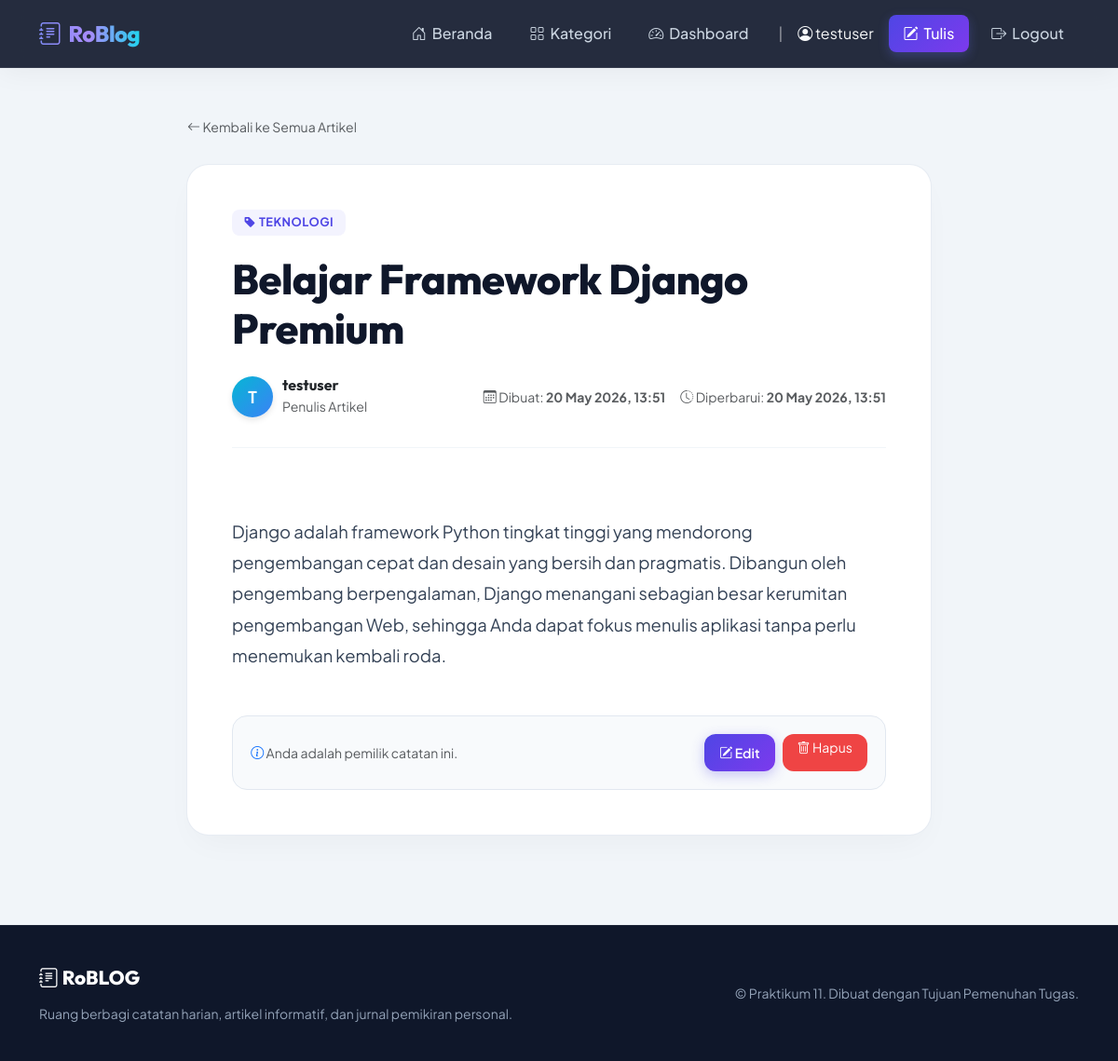
The page /post/1/ (signed in) on the database its author committed.
### blog/models.py (models this page shows, shortened)
class Post(models.Model):
    title = models.CharField(max_length=200)
    content = models.TextField()
    author = models.ForeignKey(User, on_delete=models.CASCADE)
    category = models.ForeignKey(Category, on_delete=models.SET_NULL, null=True, blank=True, related_name='posts')
    created_at = models.DateTimeField(auto_now_add=True)
    updated_at = models.DateTimeField(auto_now=True)
    class Meta:
        ordering = ['-created_at']

class Category(models.Model):
    name = models.CharField(max_length=100, unique=True)
    slug = models.SlugField(max_length=100, unique=True, blank=True)
    description = models.TextField(blank=True, null=True)
    class Meta:
        verbose_name_plural = "Categories"

### blog/views.py (the view)
# urls.py: path('post/<int:pk>/', views.post_detail, name='post-detail'),
def post_detail(request, pk):
    post = get_object_or_404(Post, pk=pk)
    related_posts = []
    if post.category:
        related_posts = Post.objects.filter(category=post.category).exclude(pk=post.pk)[:3]
    return render(request, 'blog/post_detail.html', {
        'post': post,
        'related_posts': related_posts
    })

### blog/templates/blog/post_detail.html (shortened to what this page needs)
{% extends 'blog/base.html' %}
{% block content %}
<div class="post-container">
    <a href="{% url 'post-list' %}" class="btn btn-sm btn-link text-decoration-none text-muted mb-4 px-0">
        <i class="bi bi-arrow-left"></i> Kembali ke Semua Artikel
    </a>
    <article class="detail-card">
        {% if post.category %}
            <span class="detail-category"><i class="bi bi-tag-fill"></i> {{ post.category.name }}</span>
        {% else %}
            <span class="detail-category" style="background: rgba(100,116,139,0.08); color: #64748b;"><i class="bi bi-tag-fill"></i> Umum</span>
        {% endif %}
        <h1 class="detail-title">{{ post.title }}</h1>
        <div class="meta-bar">
            <div class="author-badge">
                <div class="avatar-large">
                    {{ post.author.username|slice:":1" }}
                </div>
                <div>
                    <h6 class="m-0 fw-bold text-dark">{{ post.author.username }}</h6>
                    <span class="text-muted small">Penulis Artikel</span>
                </div>
            </div>
            <div class="ms-md-auto text-muted small d-flex flex-wrap gap-3">
                <span>
                    <i class="bi bi-calendar3 text-indigo"></i> Dibuat: <strong>{{ post.created_at|date:"d M Y, H:i" }}</strong>
                </span>
                {% if post.updated_at != post.created_at %}
                <span>
                    <i class="bi bi-clock-history text-indigo"></i> Diperbarui: <strong>{{ post.updated_at|date:"d M Y, H:i" }}</strong>
                </span>
                {% endif %}
            </div>
        </div>
        <div class="content-body">
            {{ post.content }}
        </div>
        {% if user.is_authenticated and post.author == user %}
            <div class="action-panel">
                <div class="text-muted small">
                    <i class="bi bi-info-circle text-primary"></i> Anda adalah pemilik catatan ini.
                </div>
                <div class="d-flex gap-2">
                    <a href="{% url 'post-update' post.pk %}" class="btn btn-sm btn-premium px-3">
                        <i class="bi bi-pencil-square"></i> Edit
                    </a>
                    <a href="{% url 'post-delete' post.pk %}" class="btn btn-sm btn-danger px-3" style="background-color: #ef4444; border: none; border-radius:12px; color:white;">
                        <i class="bi bi-trash"></i> Hapus
                    </a>
                </div>
            </div>
        {% endif %}
    </article>
</div>
{% endblock %}

### blog/templates/blog/base.html (shortened to what this page needs)
<!DOCTYPE html>
<html lang="id">
<head>
    <link href="https://cdn.jsdelivr.net/npm/bootstrap@5.3.0/dist/css/bootstrap.min.css" rel="stylesheet">
    <link rel="stylesheet" href="https://cdn.jsdelivr.net/npm/bootstrap-icons@1.11.1/font/bootstrap-icons.css">
</head>
<body>
    <nav class="navbar navbar-expand-lg navbar-dark">
        <div class="container">
            <a class="navbar-brand" href="{% url 'post-list' %}">
                <i class="bi bi-journal-text text-indigo"></i>
                <span>RoBlog</span>
            </a>
            <div class="collapse navbar-collapse" id="mainNavbar">
                <ul class="navbar-nav ms-auto align-items-center gap-2 mt-3 mt-lg-0">
                    <li class="nav-item">
                        <a class="nav-link" href="{% url 'post-list' %}">
                            <i class="bi bi-house-door"></i> Beranda
                        </a>
                    </li>
                    <li class="nav-item">
                        <a class="nav-link" href="{% url 'category-list' %}">
                            <i class="bi bi-grid"></i> Kategori
                        </a>
                    </li>
                    {% if user.is_authenticated %}
                    <li class="nav-item">
                        <a class="nav-link" href="{% url 'dashboard' %}">
                            <i class="bi bi-speedometer2"></i> Dashboard
                        </a>
                    </li>
                    <span class="navbar-text text-light-50 px-2 d-none d-lg-inline">|</span>
                    <li class="nav-item">
                        <span class="navbar-text text-light me-2">
                            <i class="bi bi-person-circle"></i> {{ user.username }}
                        </span>
                    </li>
                    <li class="nav-item">
                        <a class="nav-link btn-write px-3 text-white" href="{% url 'post-create' %}">
                            <i class="bi bi-pencil-square"></i> Tulis
                        </a>
                    </li>
                    <li class="nav-item">
                        <a class="nav-link text-danger-hover" href="{% url 'logout' %}">
                            <i class="bi bi-box-arrow-right"></i> Logout
                        </a>
                    </li>
                    {% endif %}
                </ul>
            </div>
        </div>
    </nav>
    <div class="container my-5">
        {% block content %}{% endblock %}
    </div>
    <footer>
        <div class="container">
            <div class="row align-items-center">
                <div class="col-md-6 text-center text-md-start mb-3 mb-md-0">
                    <span class="footer-brand">
                        <i class="bi bi-journal-text text-indigo"></i> RoBLOG
                    </span>
                    <p class="mb-0 small text">Ruang berbagi catatan harian, artikel informatif, dan jurnal
                        pemikiran personal.</p>
                </div>
                <div class="col-md-6 text-center text-md-end">
                    <p class="mb-0 small">&copy; Praktikum 11. Dibuat dengan Tujuan Pemenuhan Tugas.</p>
                </div>
            </div>
        </div>
    </footer>
</body>
</html>

### blog/templates/blog/base.html (style rules this page uses)
:root { --primary-grad: linear-gradient(135deg, #4f46e5 0%, #7c3aed 100%); --accent-grad: linear-gradient(135deg, #06b6d4 0%, #3b82f6 100%); --navy-dark: #0f172a; --navy-slate: #1e293b; --navy-light: #f8fafc; --text-main: #334155; --text-muted: #64748b; }
body { font-family: 'Plus Jakarta Sans', sans-serif; background-color: #f1f5f9; color: var(--text-main); min-height: 100vh; display: flex; flex-direction: column; overflow-x: hidden; }
h1, h2, h3, h4, h5, h6 { font-family: 'Outfit', sans-serif; font-weight: 700; color: var(--navy-dark); }
.navbar { background: rgba(15, 23, 42, 0.9) !important; backdrop-filter: blur(12px); -webkit-backdrop-filter: blur(12px); border-bottom: 1px solid rgba(255, 255, 255, 0.08); padding: 0.8rem 0; box-shadow: 0 4px 30px rgba(0, 0, 0, 0.05); position: sticky; top: 0; z-index: 1030; transition: all 0.3s ease; }
.navbar-brand { font-family: 'Outfit', sans-serif; font-size: 1.5rem; font-weight: 800; background: linear-gradient(to right, #818cf8, #a78bfa, #22d3ee); -webkit-background-clip: text; -webkit-text-fill-color: transparent; letter-spacing: -0.5px; display: flex; align-items: center; gap: 8px; }
.nav-link { font-weight: 500; color: #cbd5e1 !important; padding: 0.5rem 1rem !important; border-radius: 8px; transition: all 0.2s ease; display: flex; align-items: center; gap: 6px; }
.nav-link.btn-write { background: var(--primary-grad); color: #ffffff !important; box-shadow: 0 4px 12px rgba(99, 102, 241, 0.3); }
.btn-premium { background: var(--primary-grad); border: none; color: white; font-weight: 600; border-radius: 12px; padding: 0.6rem 1.5rem; box-shadow: 0 4px 14px rgba(79, 70, 229, 0.3); transition: all 0.3s cubic-bezier(0.4, 0, 0.2, 1); }
footer { background: var(--navy-dark); color: #94a3b8; padding: 2.5rem 0; margin-top: auto; border-top: 1px solid rgba(255, 255, 255, 0.05); }
.footer-brand { font-family: 'Outfit', sans-serif; font-size: 1.3rem; font-weight: 800; color: #ffffff; margin-bottom: 0.8rem; display: inline-block; }

### blog/templates/blog/post_detail.html (style rules this page uses)
.post-container { max-width: 800px; margin: 0 auto; }
.detail-card { background: #ffffff; border: 1px solid rgba(226, 232, 240, 0.8); border-radius: 24px; box-shadow: 0 15px 35px -10px rgba(0, 0, 0, 0.04); padding: 3rem; margin-bottom: 3rem; }
.detail-category { display: inline-block; font-size: 0.8rem; font-weight: 700; text-transform: uppercase; letter-spacing: 0.5px; padding: 0.3rem 0.8rem; border-radius: 8px; background: rgba(99, 102, 241, 0.08); color: #4f46e5; margin-bottom: 1.2rem; }
.detail-title { font-size: 2.8rem; font-weight: 800; color: var(--navy-dark); line-height: 1.2; letter-spacing: -0.5px; margin-bottom: 1.5rem; }
.meta-bar { display: flex; align-items: center; flex-wrap: wrap; gap: 1.5rem; padding-bottom: 2rem; border-bottom: 1px solid #f1f5f9; margin-bottom: 2.5rem; }
.author-badge { display: flex; align-items: center; gap: 10px; }
.avatar-large { width: 44px; height: 44px; border-radius: 50%; background: var(--accent-grad); color: #ffffff; font-weight: 700; font-size: 1.1rem; display: flex; align-items: center; justify-content: center; text-transform: uppercase; box-shadow: 0 3px 6px rgba(0,0,0,0.1); }
.content-body { font-size: 1.15rem; line-height: 1.8; color: #334155; white-space: pre-line; }
.action-panel { background: #f8fafc; border: 1px solid #e2e8f0; border-radius: 16px; padding: 1.2rem; margin-top: 3rem; display: flex; align-items: center; justify-content: space-between; flex-wrap: wrap; gap: 10px; }

### rows shown on the page
Post: category.name "TEKNOLOGI", title "Belajar Framework Django Premium", author.username "T", author.username "testuser", created_at "20 May 2026, 13:51", updated_at "20 May 2026, 13:51", content "Django adalah framework Python tingkat tinggi yang mendorong pengembangan cepat dan desain yang bersih dan pragmatis. Dibangun oleh pengembang berpengalaman, Django menangani sebagian besar kerumitan pengembangan Web, sehingga Anda dapat fokus menulis aplikasi tanpa perlu menemukan kembali roda."

### other values the page prints
{{ user.username }} "testuser"
